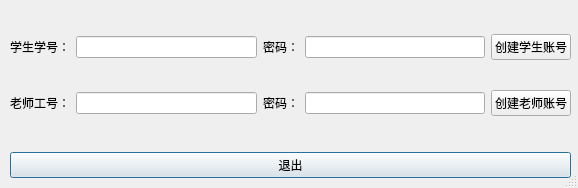
<?xml version="1.0" encoding="UTF-8"?>
<ui version="4.0">
 <class>Dialog</class>
 <widget class="QDialog" name="Dialog">
  <property name="geometry">
   <rect>
    <x>0</x>
    <y>0</y>
    <width>578</width>
    <height>188</height>
   </rect>
  </property>
  <property name="windowTitle">
   <string>Dialog</string>
  </property>
  <property name="sizeGripEnabled">
   <bool>true</bool>
  </property>
  <widget class="QWidget" name="horizontalLayoutWidget">
   <property name="geometry">
    <rect>
     <x>10</x>
     <y>150</y>
     <width>561</width>
     <height>31</height>
    </rect>
   </property>
   <layout class="QHBoxLayout" name="horizontalLayout">
    <item>
     <widget class="QPushButton" name="pushButton_3">
      <property name="text">
       <string>退出</string>
      </property>
     </widget>
    </item>
   </layout>
  </widget>
  <widget class="QWidget" name="gridLayoutWidget">
   <property name="geometry">
    <rect>
     <x>10</x>
     <y>10</y>
     <width>561</width>
     <height>131</height>
    </rect>
   </property>
   <layout class="QGridLayout" name="gridLayout">
    <item row="0" column="4">
     <widget class="QPushButton" name="pushButton">
      <property name="text">
       <string>创建学生账号</string>
      </property>
     </widget>
    </item>
    <item row="1" column="1">
     <widget class="QLineEdit" name="lineEdit_2"/>
    </item>
    <item row="1" column="0">
     <widget class="QLabel" name="label_3">
      <property name="text">
       <string>老师工号：</string>
      </property>
     </widget>
    </item>
    <item row="0" column="0">
     <widget class="QLabel" name="label_2">
      <property name="text">
       <string>学生学号：</string>
      </property>
     </widget>
    </item>
    <item row="0" column="1">
     <widget class="QLineEdit" name="lineEdit"/>
    </item>
    <item row="1" column="3">
     <widget class="QLineEdit" name="lineEdit_4"/>
    </item>
    <item row="0" column="3">
     <widget class="QLineEdit" name="lineEdit_3"/>
    </item>
    <item row="1" column="4">
     <widget class="QPushButton" name="pushButton_2">
      <property name="text">
       <string>创建老师账号</string>
      </property>
     </widget>
    </item>
    <item row="0" column="2">
     <widget class="QLabel" name="label">
      <property name="text">
       <string>密码：</string>
      </property>
     </widget>
    </item>
    <item row="1" column="2">
     <widget class="QLabel" name="label_4">
      <property name="text">
       <string>密码：</string>
      </property>
     </widget>
    </item>
   </layout>
  </widget>
 </widget>
 <resources/>
 <connections>
  <connection>
   <sender>pushButton_3</sender>
   <signal>clicked()</signal>
   <receiver>Dialog</receiver>
   <slot>close()</slot>
   <hints>
    <hint type="sourcelabel">
     <x>306</x>
     <y>31</y>
    </hint>
    <hint type="destinationlabel">
     <x>316</x>
     <y>13</y>
    </hint>
   </hints>
  </connection>
 </connections>
</ui>
